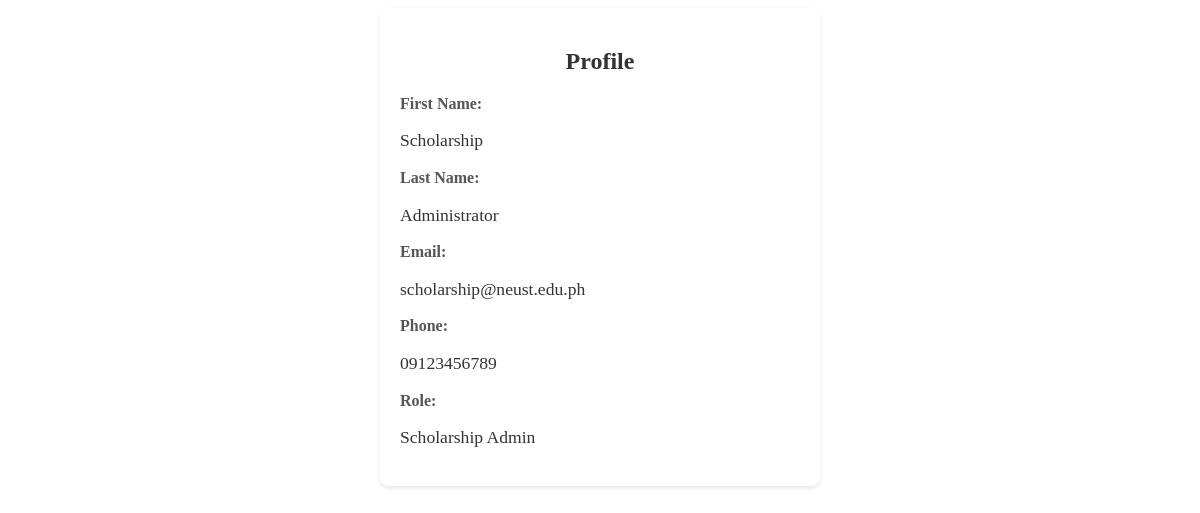
/registrar_profile.php (signed in), run on the app's committed database.
### tables this page shows
CREATE TABLE `users` (
  `user_id` varchar(50) NOT NULL,
  `first_name` varchar(50) NOT NULL,
  `middle_name` varchar(50) DEFAULT NULL,
  `last_name` varchar(50) NOT NULL,
  `birth_date` date NOT NULL,
  `nationality` varchar(50) NOT NULL,
  `religion` varchar(50) NOT NULL,
  `biological_sex` varchar(10) NOT NULL,
  `email` varchar(100) NOT NULL,
  `phone` varchar(20) NOT NULL,
  `current_address` varchar(255) NOT NULL,
  `permanent_address` varchar(255) NOT NULL,
  `role` varchar(20) NOT NULL,
  `password_hash` varchar(255) NOT NULL,
  `mother_name` varchar(50) NOT NULL,
  `mother_work` varchar(50) NOT NULL,
  `mother_contact` varchar(20) NOT NULL,
  `father_name` varchar(50) NOT NULL,
  `father_work` varchar(50) NOT NULL,
  `father_contact` varchar(20) NOT NULL,
  `siblings_count` int(11) NOT NULL,
  `unit` varchar(50) DEFAULT NULL,
  `last_login` datetime DEFAULT NULL,
  `date_registered` datetime DEFAULT current_timestamp(),
  `profile_picture` varchar(255) DEFAULT NULL,
  `status` enum('Active','Inactive') NOT NULL DEFAULT 'Inactive',
  `year` int(11) DEFAULT NULL,
  `section` varchar(10) DEFAULT NULL,
  `course` varchar(100) DEFAULT NULL,
  `department` varchar(100) DEFAULT NULL,
  `gpa` decimal(3,2) DEFAULT NULL,
  `family_income` decimal(12,2) DEFAULT NULL
);

### registrar_profile.php (the view, shortened to what this page needs)
<?php
include 'config.php';
$user_id = $_SESSION['user_id'];
$query = "SELECT * FROM users WHERE user_id = ?";
$stmt = $conn->prepare($query);
$stmt->bind_param("s", $user_id);
$stmt->execute();
$result = $stmt->get_result();
$user = $result->fetch_assoc();
?>
<!DOCTYPE html>
<html lang="en">
<head>
</head>
<body>
    <div class="main-content">
        <div class="profile-container">
            <h2>Profile</h2>
            <div class="profile-field">
                <label>First Name:</label>
                <p><?= htmlspecialchars($user['first_name']) ?></p>
            </div>
            <div class="profile-field">
                <label>Last Name:</label>
                <p><?= htmlspecialchars($user['last_name']) ?></p>
            </div>
            <div class="profile-field">
                <label>Email:</label>
                <p><?= htmlspecialchars($user['email']) ?></p>
            </div>
            <div class="profile-field">
                <label>Phone:</label>
                <p><?= htmlspecialchars($user['phone']) ?></p>
            </div>
            <div class="profile-field">
                <label>Role:</label>
                <p><?= htmlspecialchars($user['role']) ?></p>
            </div>
        </div>
    </div>
</body>
</html>

### registrar_profile.php (style rules this page uses)
.profile-container { background-color: #ffffff; padding: 20px; border-radius: 8px; box-shadow: 0 2px 4px rgba(0,0,0,0.1); width: 400px; margin: auto; }
h2 { text-align: center; color: #333333; }
.profile-field { margin-bottom: 15px; }
.profile-field label { font-weight: bold; color: #555555; }
.profile-field p { font-size: 1.1rem; color: #333333; }

### data on the page
users: first_name "Scholarship", last_name "Administrator", email "scholarship@neust.edu.ph", phone "09123456789", role "Scholarship Admin"
